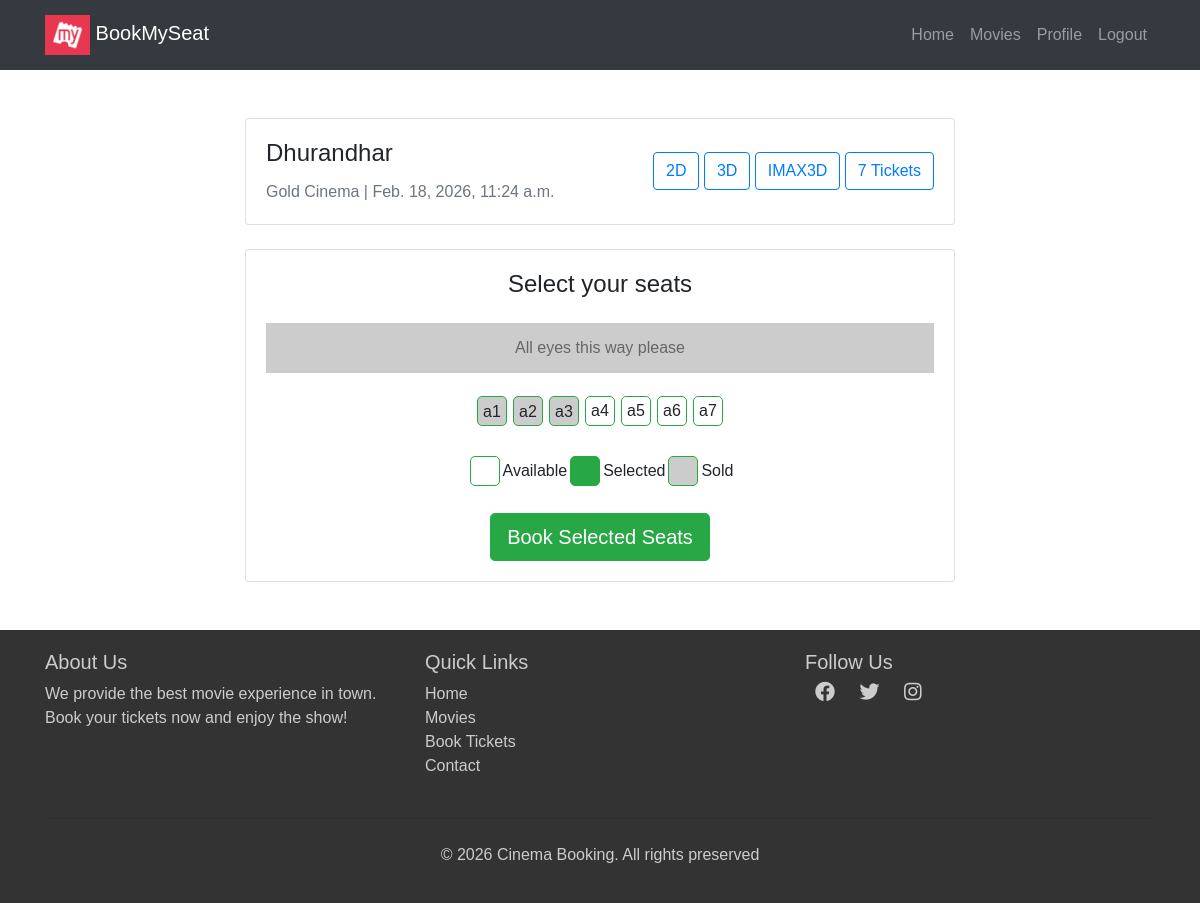
The app's page /movies/theater/6/seats/book (signed in), older data.
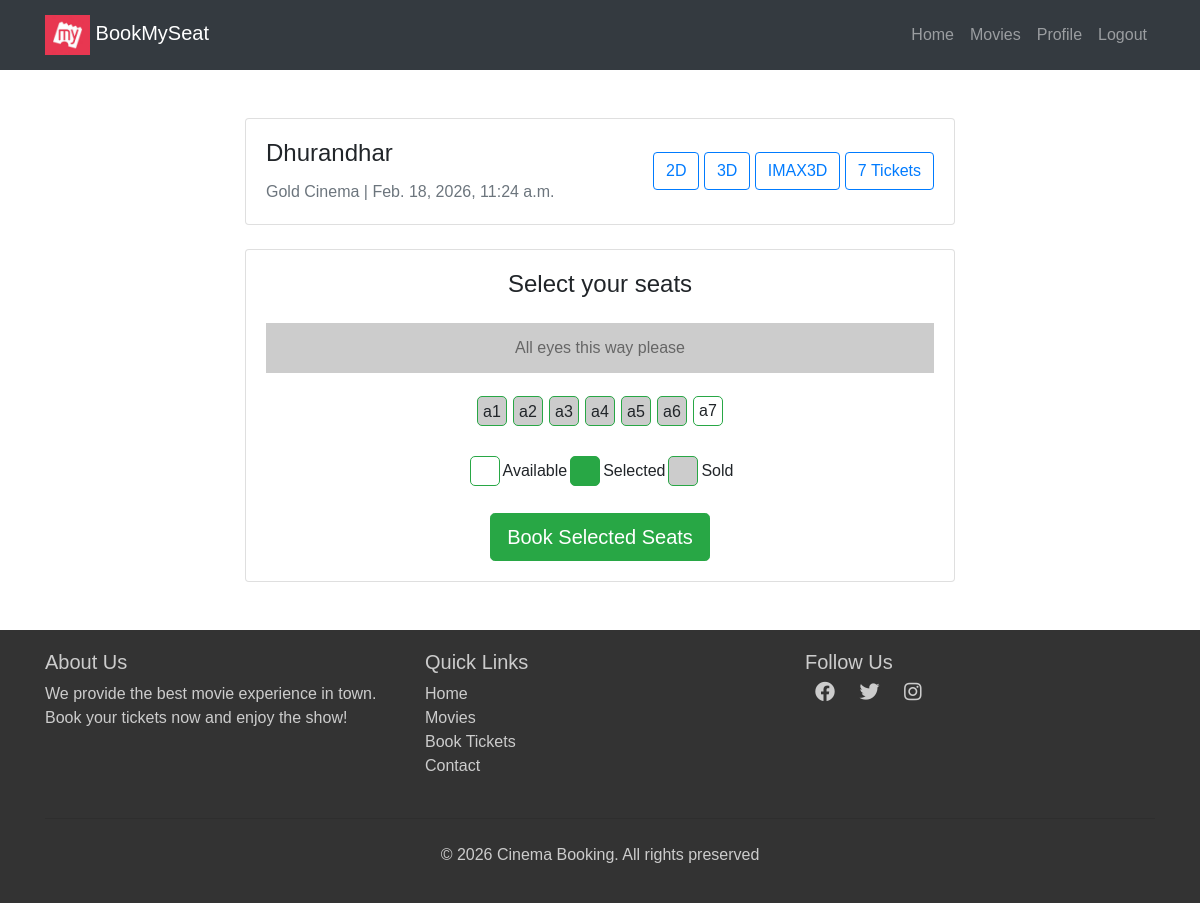
The same page, newer data.
### movies/models.py (models this page shows, shortened)
class Seat(models.Model):
    theater = models.ForeignKey(Theater, on_delete=models.CASCADE, related_name='seats') # which seat belongs to which theater
    seat_number = models.CharField(max_length=10)
    is_booked = models.BooleanField(default=False) # checking if the seat is booked or not

### movies/views.py (the view, shortened to what this page needs)
# urls.py: path('theater/<int:theater_id>/seats/book', views.book_seats, name='book_seats'),
@login_required(login_url='/login/')
def book_seats(request, theater_id):
    theaters = get_object_or_404(Theater, id=theater_id)
    seats = Seat.objects.filter(theater=theaters).order_by('seat_number')
    return render(request, 'movies/seat_selection.html', {'theaters':theaters, 'seats':seats})

### templates/movies/seat_selection.html (shortened to what this page needs)
{% extends "users/basic.html" %}
{% block content %}
    <div class="container mt-5">
        <div class="row">
            <div class="col-lg-8 mx-auto">
                <div class="card mb-4">
                    <div class="card-body">
                        <div class="d-flex justify-content-between align-items-center flex-wrap">
                            <div>
                                <h4 class="card-title">{{theaters.movie.name}}</h4>
                                <p class="card-text text-muted">
                                    {{theaters.name}} | {{theaters.time}}
                                </p>
                            </div>
                            <div class="mt-2 mt-sm-0">
                                <button class="btn btn-outline-primary me-2 mb-2 mb-sm-0">
                                    2D
                                </button>
                                <button class="btn btn-outline-primary me-2 mb-2 mb-sm-0">
                                    3D
                                </button>
                                <button class="btn btn-outline-primary me-2 mb-2 mb-sm-0">
                                    IMAX3D
                                </button>
                                <button class="btn btn-outline-primary me-2 mb-2 mb-sm-0">
                                    {{seats|length}} Tickets
                                </button>
                            </div>
                        </div>
                    </div>
                </div>
                 <div class="card">
                    <div class="card-body">
                        <h4 class="card-title text-center mb-4">Select your seats</h4>
                        <div class="screen">All eyes this way please</div>
                        <form method="POST">
                            <div class="d-flex justify-content-center flex-wrap mb-4">
                                {% for seat in seats %}
                                <div class="seat {% if seat.is_booked %}sold{% endif %}">
                                    {% if not seat.is_booked %}
                                    <label for="seat-{{seat.id}}" class="w-100 h-100 d-flex align-items-center justify-content-center">{{seat.seat_number}}</label>
                                    {% else %}
                                    {{seat.seat_number}}
                                    {% endif %}
                                </div>
                                {% endfor %}
                            </div>
                            <div class="d-flex justify-content-center mb-4">
                                <div class="d-flex align-items-center me-4">
                                    <div class="seat" style="background-color: white;"></div>
                                    <span class="ms-2">Available</span>
                                </div>
                                <div class="d-flex align-items-center me-4">
                                    <div class="seat selected"></div>
                                    <span class="ms-2">Selected</span>
                                </div>
                                <div class="d-flex align-items-center">
                                    <div class="seat sold"></div>
                                    <span class="ms-2">Sold</span>
                                </div>
                            </div>
                            <div class="text-center">
                                <button type="submit" class="btn btn-success btn-lg">
                                    Book Selected Seats
                                </button>
                            </div>
                        </form>
                    </div>
                </div>
            </div>
        </div>
    </div>
{% endblock %}

Row changes from the older to the newer data that the page shows:
changed Seat (number 4 of 7 on the later page): is_booked False → True (drawn)
changed Seat (number 5 of 7 on the later page): is_booked False → True (drawn)
changed Seat (number 6 of 7 on the later page): is_booked False → True (drawn)
